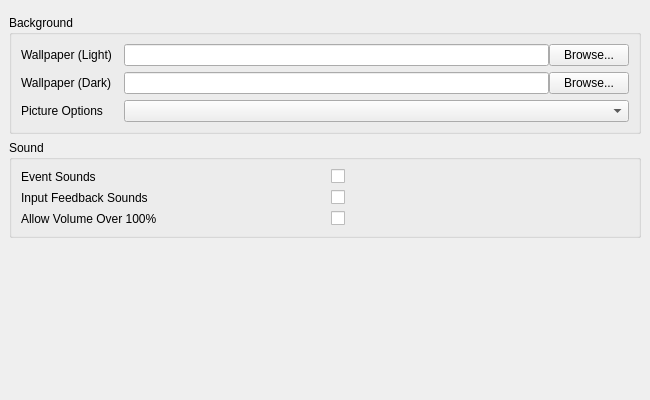
<?xml version="1.0" encoding="UTF-8"?>
<ui version="4.0">
 <class>GnomeDesktopTab</class>
 <widget class="QWidget" name="GnomeDesktopTab">
  <property name="geometry">
   <rect>
    <x>0</x>
    <y>0</y>
    <width>650</width>
    <height>400</height>
   </rect>
  </property>
  <layout class="QVBoxLayout" name="mainLayout">
   <property name="leftMargin"><number>0</number></property>
   <property name="topMargin"><number>6</number></property>
   <property name="rightMargin"><number>0</number></property>
   <property name="bottomMargin"><number>0</number></property>
   <item>
    <widget class="QScrollArea" name="scrollArea">
     <property name="widgetResizable"><bool>true</bool></property>
     <property name="frameShape"><enum>QFrame::NoFrame</enum></property>
     <widget class="QWidget" name="scrollContents">
      <layout class="QVBoxLayout" name="scrollLayout">

       <!-- Background Group -->
       <item>
        <widget class="QGroupBox" name="groupBackground">
         <property name="title"><string>Background</string></property>
         <layout class="QGridLayout" name="gridBackground">
          <property name="horizontalSpacing"><number>12</number></property>
          <property name="verticalSpacing"><number>6</number></property>

          <item row="0" column="0">
           <widget class="QLabel" name="lblWallpaper">
            <property name="text"><string>Wallpaper (Light)</string></property>
           </widget>
          </item>
          <item row="0" column="1">
           <layout class="QHBoxLayout" name="wallpaperLayout">
            <item>
             <widget class="QLineEdit" name="editWallpaper">
              <property name="minimumSize"><size><width>250</width><height>0</height></size></property>
             </widget>
            </item>
            <item>
             <widget class="QPushButton" name="btnBrowseWallpaper">
              <property name="text"><string>Browse...</string></property>
              <property name="cursor"><cursorShape>PointingHandCursor</cursorShape></property>
              <property name="focusPolicy"><enum>Qt::NoFocus</enum></property>
             </widget>
            </item>
           </layout>
          </item>

          <item row="1" column="0">
           <widget class="QLabel" name="lblWallpaperDark">
            <property name="text"><string>Wallpaper (Dark)</string></property>
           </widget>
          </item>
          <item row="1" column="1">
           <layout class="QHBoxLayout" name="wallpaperDarkLayout">
            <item>
             <widget class="QLineEdit" name="editWallpaperDark">
              <property name="minimumSize"><size><width>250</width><height>0</height></size></property>
             </widget>
            </item>
            <item>
             <widget class="QPushButton" name="btnBrowseWallpaperDark">
              <property name="text"><string>Browse...</string></property>
              <property name="cursor"><cursorShape>PointingHandCursor</cursorShape></property>
              <property name="focusPolicy"><enum>Qt::NoFocus</enum></property>
             </widget>
            </item>
           </layout>
          </item>

          <item row="2" column="0">
           <widget class="QLabel" name="lblPictureOptions">
            <property name="text"><string>Picture Options</string></property>
           </widget>
          </item>
          <item row="2" column="1">
           <widget class="QComboBox" name="cmbPictureOptions">
            <property name="minimumSize"><size><width>200</width><height>0</height></size></property>
            <property name="cursor"><cursorShape>PointingHandCursor</cursorShape></property>
            <property name="focusPolicy"><enum>Qt::NoFocus</enum></property>
           </widget>
          </item>
         </layout>
        </widget>
       </item>

       <!-- Sound Group -->
       <item>
        <widget class="QGroupBox" name="groupSound">
         <property name="title"><string>Sound</string></property>
         <layout class="QGridLayout" name="gridSound">
          <property name="horizontalSpacing"><number>12</number></property>
          <property name="verticalSpacing"><number>6</number></property>

          <item row="0" column="0">
           <widget class="QLabel" name="lblEventSounds">
            <property name="text"><string>Event Sounds</string></property>
           </widget>
          </item>
          <item row="0" column="1">
           <widget class="QCheckBox" name="chkEventSounds">
            <property name="cursor"><cursorShape>PointingHandCursor</cursorShape></property>
            <property name="focusPolicy"><enum>Qt::NoFocus</enum></property>
           </widget>
          </item>

          <item row="1" column="0">
           <widget class="QLabel" name="lblInputFeedback">
            <property name="text"><string>Input Feedback Sounds</string></property>
           </widget>
          </item>
          <item row="1" column="1">
           <widget class="QCheckBox" name="chkInputFeedback">
            <property name="cursor"><cursorShape>PointingHandCursor</cursorShape></property>
            <property name="focusPolicy"><enum>Qt::NoFocus</enum></property>
           </widget>
          </item>

          <item row="2" column="0">
           <widget class="QLabel" name="lblVolumeOver100">
            <property name="text"><string>Allow Volume Over 100%</string></property>
           </widget>
          </item>
          <item row="2" column="1">
           <widget class="QCheckBox" name="chkVolumeOver100">
            <property name="cursor"><cursorShape>PointingHandCursor</cursorShape></property>
            <property name="focusPolicy"><enum>Qt::NoFocus</enum></property>
           </widget>
          </item>
         </layout>
        </widget>
       </item>

       <item>
        <spacer name="verticalSpacer">
         <property name="orientation"><enum>Qt::Vertical</enum></property>
         <property name="sizeHint" stdset="0"><size><width>20</width><height>40</height></size></property>
        </spacer>
       </item>
      </layout>
     </widget>
    </widget>
   </item>
  </layout>
 </widget>
 <resources/>
 <connections/>
</ui>
